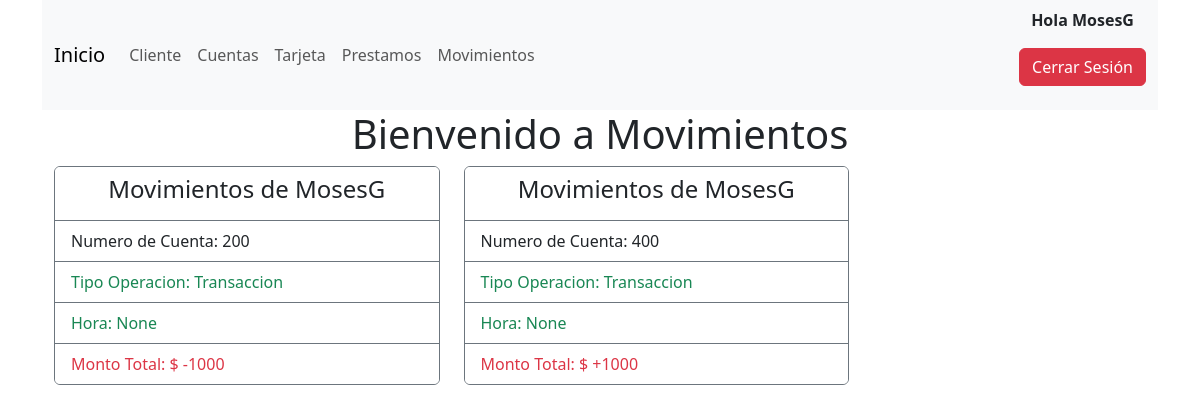
Page /movimientos/ (signed in) on the committed database.
### Login/models.py (models this page shows)
class CustomUser(AbstractUser):
    customer_DNI_id = models.CharField(null=True, blank=True, max_length=10)

### Movimientos/models.py (models this page shows)
class Movimientos(models.Model):
    movimiento = models.AutoField(primary_key=True)
    nro_cuenta = models.IntegerField()
    flag = models.TextField()
    monto = models.IntegerField()
    tipo_operacion = models.IntegerField()
    hora = models.TimeField()
    class Meta:
        managed = False
        db_table = 'movimientos'

### Movimientos/views.py (the view)
# urls.py: path('movimientos/',Movimiento,name = 'Movimientos'),
@login_required
def Movimiento(request):
    movimiento=Movimientos.objects.all()
    return render(request,'movimientos.html',{'movimiento':movimiento})

### Movimientos/templates/movimientos.html (shortened to what this page needs)
{% extends 'home.html'%}
{% block h1%}Movimientos{% endblock %}
{% block content%}
<main class="container pt-2">
    <article class=" row row-cols-1 row-cols-md-2 g-4  col-9 listado pt-2">
        {% if user.cliente.customer_name == user.first_name %}
        {%for movimiento in movimiento%}
        <section class="col-5 mt-2 mb-4">
            <section class="card border-secondary ">
            <ul class="list-group list-group-flush" >
                <li class="list-group-item border-secondary text-center"><h4>Movimientos de {{user.username}} </h4></li>
                <li class="list-group-item border-secondary text-dark">Numero de Cuenta: {{movimiento.nro_cuenta}}</li>
                <li class="list-group-item border-secondary text-success">Tipo Operacion: {{movimiento.tipo_operacion}}</li>
                <li class="list-group-item border-secondary text-success">Hora: {{movimiento.hora}}</li>
                <li class="list-group-item border-secondary text-danger ">Monto Total: $ {{movimiento.flag}}{{movimiento.monto}}</li>
            </ul>
        </section>
    </section>
        {% endfor %}
        {% else %}
                        <li class="list-group-item border-secondary text-danger">El Usuario <strong>{{user.username}}</strong> No tiene Trajetas registradas</li>
                    {% endif %}
    </article>
</main>
{%endblock%}

### Login/templates/home.html (shortened to what this page needs)
<!DOCTYPE html>
<html lang="es">
<head>
    <link href="https://cdn.jsdelivr.net/npm/bootstrap@5.3.2/dist/css/bootstrap.min.css" rel="stylesheet"
>
</head>
<body>
    <main class="container">
        <nav class="navbar navbar-expand-lg bg-body-tertiary">
            <div class="container-fluid">
                <a class="navbar-brand" href="{% url 'home' %}">Inicio</a>
                <div class="collapse navbar-collapse" id="navbarNav">
                    <ul class="navbar-nav">
                        <li class="nav-item">
                            <a class="nav-link" aria-current="page" href="{% url 'Cliente' %}">Cliente</a>
                        </li>
                        <li class="nav-item ">
                            <a class="nav-link" href="{% url 'Cuentas' %}">Cuentas</a>
                        </li>
                        <li class="nav-item">
                            <a class="nav-link" href="{% url 'tarjetas' %}">Tarjeta</a>
                        </li>
                        <li class="nav-item ">
                            <a class="nav-link" href="{% url 'Prestamos' %}">Prestamos</a>
                        </li>
                        <li class="nav-item ">
                            <a class="nav-link" href="{% url 'Movimientos' %}">Movimientos</a>
                        </li>
                    </ul>
                </div>
        <ul class="justify-content-end ">
        {% if user.is_authenticated %}
        <p class="text-center"><b> Hola {{user.username }}</b></p>
            <a class="btn btn-danger" role="button" href="{% url 'logout' %}">Cerrar Sesión</a>
            {% else %}
            <a class="btn btn-primary " role="button"  href="{% url 'login' %}">Iniciar Sesión</a>
            <a class="btn btn-secondary" role="button" href="{% url 'register'%}">Registrar</a>
            {% endif %}
        </ul>
    </div>
    </nav>
    {% if user.is_authenticated %}
    <h1 class="text-center">Bienvenido a {% block h1%}HomeBanking{% endblock %}</h1>
    {% endif %}
        {% block content%}
        {%endblock%}
</body>
</html>

### rows in the picture
CustomUser: username "MosesG"
Movimientos: nro_cuenta "200", tipo_operacion "Transaccion", hora "None", flag "-", monto "1000"
Movimientos: nro_cuenta "400", tipo_operacion "Transaccion", hora "None", flag "+", monto "1000"
